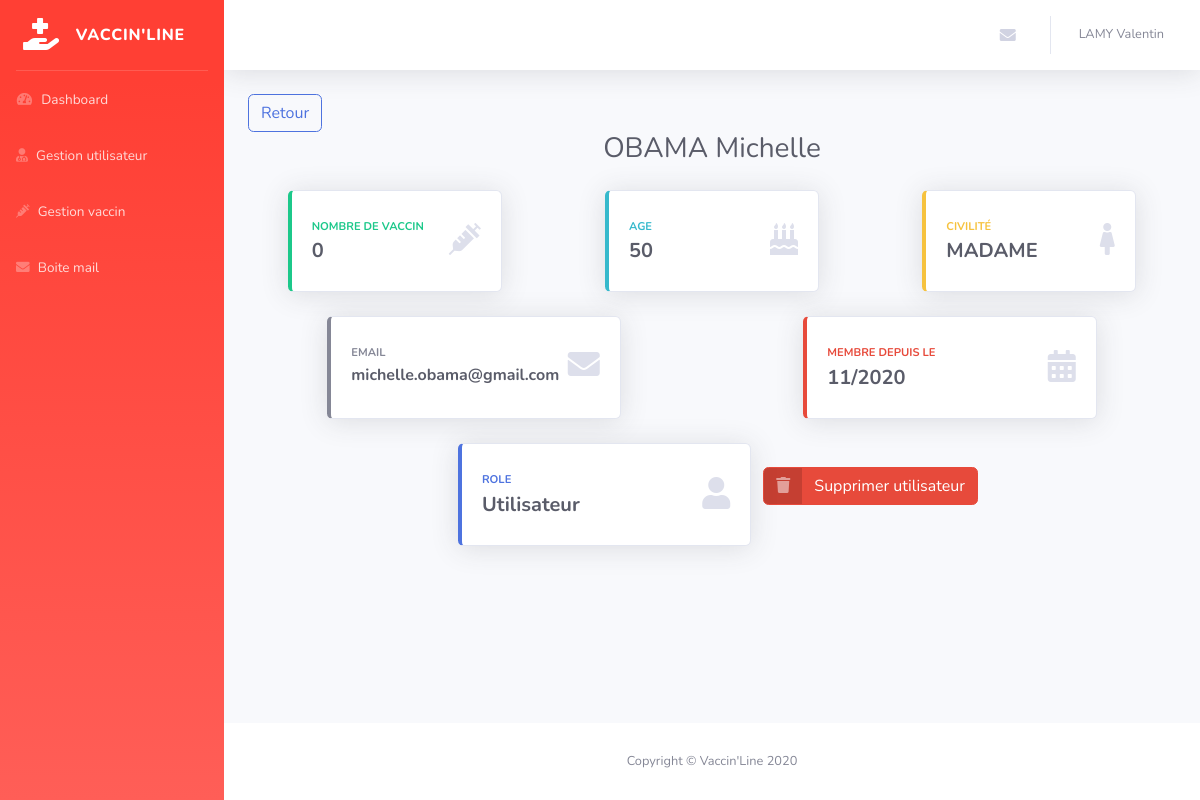
The app's page /admin/single-user.php?id=24 (signed in), older data.
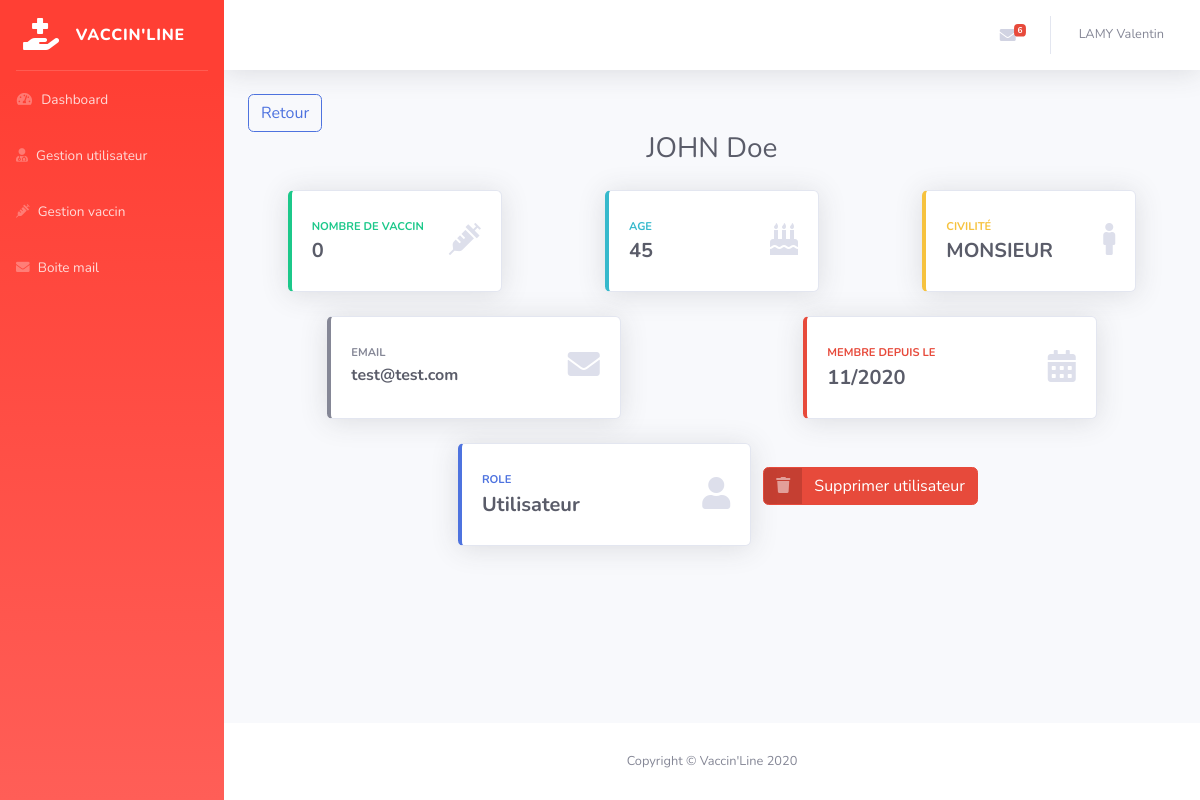
The same page, newer data.
### tables this page shows
CREATE TABLE `vl_users` (
  `id` int(11) NOT NULL,
  `nom` varchar(150) NOT NULL,
  `prenom` varchar(150) NOT NULL,
  `password` varchar(255) NOT NULL,
  `email` varchar(120) NOT NULL,
  `status` int(11) NOT NULL DEFAULT 1,
  `token` varchar(255) DEFAULT NULL,
  `token_at` datetime DEFAULT NULL,
  `date_naissance` varchar(10) NOT NULL,
  `created_at` datetime NOT NULL,
  `civilite` varchar(100) NOT NULL,
  `role` varchar(10) NOT NULL,
  `age` int(3) NOT NULL
);

### inc/function.php (called while the page is built, shortened)
<?php
function timeToMY($englishTime)
{
  return date('m/Y', strtotime($englishTime));
}
function TotalNonLu($contacts)
{
  $a = 0;
  foreach ($contacts as $contact) {
    if ($contact['lu'] == 'non') {
      ++$a;
    }
  }
  return $a;
}

### admin/single-user.php (the view, shortened to what the changed rows need)
<?php
include('../inc/pdo.php');
include('../inc/function.php');
$sql = "SELECT * FROM vl_contacts WHERE status = 1 AND lu = 'non'";
$query = $pdo->prepare($sql);
$query->execute();
$contacts = $query->fetchAll();
if (!empty($_GET['id']) && is_numeric($_GET['id'])) {
  $id = $_GET['id'];
  $sql = "SELECT * FROM vl_users WHERE id = :id";
  $query = $pdo->prepare($sql);
  $query -> bindValue(':id', $id, PDO::PARAM_INT);
  $query->execute();
  $user = $query->fetch();
}
$title = mb_strtoupper($user['nom']) . ' ' . ucfirst($user['prenom']);
include('inc/header-back.php');
 ?>
    <div class="container-fluid">
        <a href="manage-user.php" class="btn btn-outline-primary">Retour</a>
        <h1 class="text-center h3 mb-4 text-gray-800"><?php echo $title; ?></h1>
        <div class="row justify-content-around">
          <div class="col-xl-3 col-md-6 mb-4">
          </div>
          <div class="col-xl-3 col-md-6 mb-4">
              <div class="card border-left-info shadow h-100 py-2">
                  <div class="card-body">
                      <div class="row no-gutters align-items-center">
                          <div class="col mr-2">
                              <div class="text-xs font-weight-bold text-info text-uppercase mb-1">
                                  Age</div>
                              <div class="h5 mb-0 font-weight-bold text-gray-800"><?php echo $user['age'] ?></div>
                          </div>
                      </div>
                  </div>
              </div>
          </div>
          <div class="col-xl-3 col-md-6 mb-4">
              <div class="card border-left-warning shadow h-100 py-2">
                  <div class="card-body">
                      <div class="row no-gutters align-items-center">
                          <div class="col mr-2">
                              <div class="text-xs font-weight-bold text-warning text-uppercase mb-1">
                                  Civilité</div>
                              <div class="h5 mb-0 font-weight-bold text-gray-800"><?php echo mb_strtoupper($user['civilite']) ?></div>
                          </div>
                          <div class="col-auto">
                            <?php if ($user['civilite'] == 'monsieur') {?>
                              <i class="fas fa-male fa-2x text-gray-300"></i>
                          <?php  } elseif ($user['civilite'] == 'madame') {?>
                            <i class="fas fa-female fa-2x text-gray-300"></i>
                        <?php  } ?>
                          </div>
                      </div>
                  </div>
              </div>
          </div>
        </div>
        <div class="row justify-content-around">
          <div class="col-xl-4 col-md-6 mb-4">
              <div class="card border-left-secondary shadow h-100 py-2">
                  <div class="card-body">
                      <div class="row no-gutters align-items-center">
                          <div class="col mr-2">
                              <div class="text-xs font-weight-bold text-secondary text-uppercase mb-1">
                                  email</div>
                              <div class="h6 mb-0 font-weight-bold text-gray-800"><?php echo $user['email']; ?></div>
                          </div>
                      </div>
                  </div>
              </div>
          </div>
          <div class="col-xl-4 col-md-6 mb-4">
              <div class="card border-left-danger shadow h-100 py-2">
                  <div class="card-body">
                      <div class="row no-gutters align-items-center">
                          <div class="col mr-2">
                              <div class="text-xs font-weight-bold text-danger text-uppercase mb-1">
                                  membre depuis le</div>
                              <div class="h5 mb-0 font-weight-bold text-gray-800"><?php echo timeToMY($user['created_at']) ?></div>
                          </div>
                      </div>
                  </div>
              </div>
          </div>
        </div>
        <div class="row justify-content-center">
          <div class="col-xl-4 col-md-6 mb-4">
          </div>
          <div class="mt-4">
          </div>
        </div>
    </div>
<?php
include('inc/footer-back.php');

### admin/inc/header-back.php (shortened to what the changed rows need)
<!DOCTYPE html>
<html lang="fr">
<head>
    <link href="vendor/fontawesome-free/css/all.min.css" rel="stylesheet" type="text/css">
    <link href="asset/css/sb-admin-2.min.css" rel="stylesheet">
</head>
<body id="page-top">
    <div id="wrapper">
        <div id="content-wrapper" class="d-flex flex-column">
            <div id="content">
                <nav class="navbar navbar-expand navbar-light bg-white topbar mb-4 static-top shadow">
                    <ul class="navbar-nav ml-auto">
                        <li class="nav-item dropdown no-arrow mx-1">
                            <a class="nav-link dropdown-toggle" href="#" id="messagesDropdown" role="button"
                                data-toggle="dropdown" aria-haspopup="true" aria-expanded="false">
                                <i class="fas fa-envelope fa-fw"></i>
                                  <?php if (TotalNonLu($contacts) > 0 ): ?>
                                    <span class="badge badge-danger badge-counter"><?php echo TotalNonLu($contacts) ?></span>
                                  <?php endif; ?>
                            </a>
                        </li>
                    </ul>
                </nav>

Row changes from the older to the newer data that the page shows:
changed vl_users: title "OBAMA Michelle" → "JOHN Doe"; age "50" → "45"; civilite "MADAME" → "MONSIEUR"; email "michelle.obama@gmail.com" → "test@test.com"
Text that changed along with them:
TotalNonLu($contacts): (not shown) → "6"
